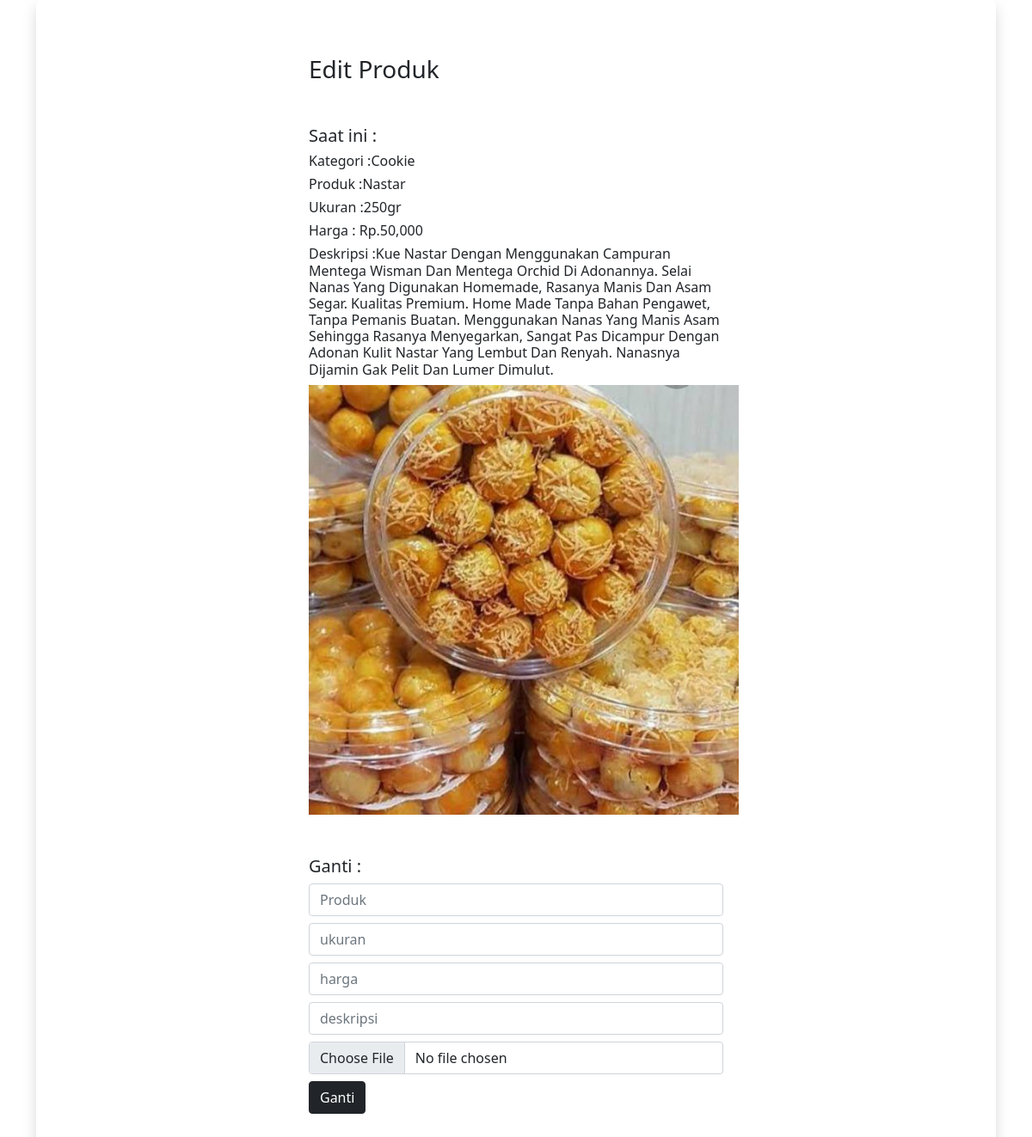
The page /admin/edit-data-produk.php?idpp=25 on the database its author committed.
### tables this page shows
CREATE TABLE `tb_data_produk` (
  `pdk_data_id` int(11) NOT NULL,
  `ktgr_id` int(11) NOT NULL,
  `pdk_id` int(11) NOT NULL,
  `pdk_ukuran` varchar(15) NOT NULL,
  `pdk_harga` int(20) NOT NULL,
  `pdk_deskripsi` text NOT NULL,
  `pdk_gambar` varchar(100) NOT NULL
);

CREATE TABLE `tb_kategori` (
  `ktgr_id` int(11) NOT NULL,
  `ktgr_nama` varchar(50) NOT NULL
);

CREATE TABLE `tb_produk` (
  `pdk_id` int(11) NOT NULL,
  `pdk_nama` varchar(50) NOT NULL,
  `pdk_gambar_pdk` varchar(100) NOT NULL
);

### admin/edit-data-produk.php (the view, shortened to what this page needs)
<?php
    include 'assets/function/koneksi.php';
    $produkdata = mysqli_query($conn, "SELECT * FROM tb_data_produk JOIN tb_produk ON tb_data_produk.pdk_id=tb_produk.pdk_id JOIN tb_kategori ON tb_data_produk.ktgr_id=tb_kategori.ktgr_id WHERE pdk_data_id = '".$_GET['idpp']."' ");
    $p = mysqli_fetch_object($produkdata);
?>
<!doctype html>
<html lang="en">
  <head>
    <link href="https://cdn.jsdelivr.net/npm/bootstrap@5.0.2/dist/css/bootstrap.min.css" rel="stylesheet">
  </head>
  <body>
<div class="container" style="margin:auto ;">
    <div class="top-area shadow p-3 mb-5 bg-body rounded">
  <div class="row align-items-center justify-content-center p-5">
    <div class="col-lg-6 col-md-12 col-12">
        <h3 class="mb-5">Edit Produk</h3>
        <form action="" method="POST" enctype="multipart/form-data">
        <h5>Saat ini : </h5>
        <h6>Kategori :<?php echo $p->ktgr_nama ?></h6>
        <h6>Produk :<?php echo $p->pdk_nama ?></h6>
        <h6>Ukuran :<?php echo $p->pdk_ukuran ?></h6>
        <h6>Harga : Rp.<?php echo number_format($p->pdk_harga) ?></h6>
        <h6>Deskripsi :<?php echo $p->pdk_deskripsi ?></h6>
        <img src="assets/images/produk/<?php echo $p->pdk_gambar ?>" alt="">
        <h5 class="mt-5">Ganti :</h5>
        <input type="text" class="form-control my-2" name="produk"  placeholder="Produk">
        <input type="text" class="form-control my-2" name="ukuran"  placeholder="ukuran">
        <input type="text" class="form-control my-2" name="harga"  placeholder="harga">
        <input type="text" class="form-control my-2" name="deskripsi"  placeholder="deskripsi">
        <input type="file" class="form-control my-2"  name="gambar" placeholder="gambar">
        <button type="submit" name="submit" value="submit" class="btn btn-dark">Ganti</button>
        </form>
    </div>
  </div>
  </div>
</div>
  </body>
</html>

### rows shown on the page
tb_data_produk: ktgr.ktgr_nama "Cookie", pdk.pdk_nama "Nastar", pdk_ukuran "250gr", pdk_harga "50,000", pdk_deskripsi "Kue Nastar Dengan Menggunakan Campuran Mentega Wisman Dan Mentega Orchid Di Adonannya. Selai Nanas Yang Digunakan Homemade, Rasanya Manis Dan Asam Segar. Kualitas Premium. Home Made Tanpa Bahan Pengawet, Tanpa Pemanis Buatan. Menggunakan Nanas Yang Manis Asam Sehingga Rasanya Menyegarkan, Sangat Pas Dicampur Dengan Adonan Kulit Nastar Yang Lembut Dan Renyah. Nanasnya Dijamin Gak Pelit Dan Lumer Dimulut.", pdk_gambar (picture)
